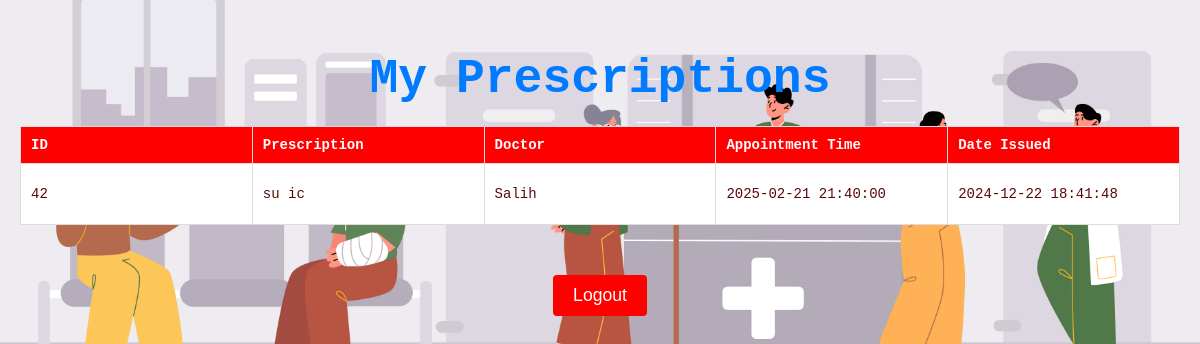
The page /user_prescriptions.php (signed in) on the database its author committed.
### tables this page shows
CREATE TABLE `prescriptions` (
  `id` int(11) NOT NULL,
  `appointment_id` int(11) NOT NULL,
  `doctor_id` int(11) NOT NULL,
  `user_id` int(11) NOT NULL,
  `prescription_text` text NOT NULL,
  `created_at` timestamp NOT NULL DEFAULT current_timestamp()
);

CREATE TABLE `doctors` (
  `id` int(11) NOT NULL,
  `name` varchar(255) NOT NULL,
  `email` varchar(255) NOT NULL,
  `password` varchar(255) NOT NULL,
  `specialization` varchar(255) DEFAULT NULL
);

CREATE TABLE `appointments` (
  `appointment_id` int(11) NOT NULL,
  `user_id` int(11) NOT NULL,
  `doctor_id` int(11) NOT NULL,
  `appointment_date` datetime NOT NULL,
  `description` text DEFAULT NULL
);

### user_prescriptions.php (the view, shortened to what this page needs)
<?php
include('db_connection.php');
$user_id = $_SESSION['user_id'];
$sql = "SELECT p.id, p.prescription_text, p.created_at, d.name AS doctor_name, a.appointment_date
        FROM prescriptions p
        JOIN doctors d ON p.doctor_id = d.id
        JOIN appointments a ON p.appointment_id = a.appointment_id  -- Update the column name if needed
        WHERE p.user_id = ?";
$stmt = $conn->prepare($sql);
$stmt->bind_param('i', $user_id);
$stmt->execute();
$result = $stmt->get_result();
?>
<!DOCTYPE html>
<html lang="en">
<head>
    <link rel="stylesheet" href="style.css">
</head>
</head>
<body class="user-prescriptions">
    <h1>My Prescriptions</h1>
    <table border="1">
        <tr>
            <th>ID</th>
            <th>Prescription</th>
            <th>Doctor</th>
            <th>Appointment Time</th>
            <th>Date Issued</th>
        </tr>
        <?php while ($row = $result->fetch_assoc()): ?>
        <tr>
            <td><?= htmlspecialchars($row['id']) ?></td>
            <td><?= htmlspecialchars($row['prescription_text']) ?></td>
            <td><?= htmlspecialchars($row['doctor_name']) ?></td>
            <td><?= htmlspecialchars($row['appointment_date']) ?></td>
            <td><?= htmlspecialchars($row['created_at']) ?></td>
        </tr>
        <?php endwhile; ?>
    </table>
    <form class= "logout" action="logout.php" method="POST" style="display:inline;">
            <button type="submit" style="background-color: red; color: white; border: none; padding: 10px 20px; border-radius: 4px; cursor: pointer;">
                Logout
            </button>
        </form>
</body>
</html>

### style.css (style rules this page uses)
table { width: 100%; border-collapse: collapse; margin-top: 20px; box-sizing: border-box; }
table, th, td { border: 1px solid #ddd; width: 100%; height: auto; padding: 10px !important; margin: 0 !important; font-size: 14px !important; text-align: left !important; table-layout: fixed; }
th, td { padding: 12px; text-align: left; }
th { background-color: red; color: white; }
td { background-color: rgb(255, 255, 255); width: 120px; height: 40px; }
tr:nth-child(even) { background-color: #f9f9f9; }
input, select, textarea, button { padding: 10px; margin-bottom: 15px; border: 1px solid #ddd; border-radius: 4px; font-size: 1em; }
button { background-color: #007BFF; color: white; padding: 12px 20px; border: none; border-radius: 4px; cursor: pointer; transition: background-color 0.3s; }
form { width: 100%; max-width: 600px; margin-top: 30px; padding: 20px; background-color: rgba(255, 255, 255, 0.5); border-radius: 10px; box-shadow: 0 4px 10px rgba(0, 0, 0, 0.2); text-align: left; }
form button { background-color: #007BFF; color: white; border: none; padding: 10px; border-radius: 4px; font-size: 1.2em; cursor: pointer; transition: background-color 0.3s ease; }
button[type="submit"] { width: auto; padding: 12px 20px; background-color: #007BFF; border: none; color: white; border-radius: 4px; cursor: pointer; font-size: 1.1em; }
h1 { font-size: 3em; color: #007BFF; margin-bottom: 20px; text-align: center; }
form.logout { width: 100%; max-width: fit-content; margin-top: 30px; padding: 20px; background-color: rgba(255, 255, 255, 0); border-radius: 10px; box-shadow: 0 4px 10px rgba(0, 0, 0, 0); text-align: left; }
body.user-prescriptions { max-width: 1200px; margin: 0 auto; padding: 20px; font-family: 'Courier New', Courier, monospace; display: flex; flex-direction: column; justify-content: center; align-items: center; background-image: url('interface.jpg'); background-size: cover; background-position: center; background-repeat: no-repeat; color :#5a0909; }

### rows shown on the page
prescriptions: id "42", prescription_text "su ic", doctor.name "Salih", appointment.appointment_date "2025-02-21 21:40:00", created_at "2024-12-22 18:41:48"
